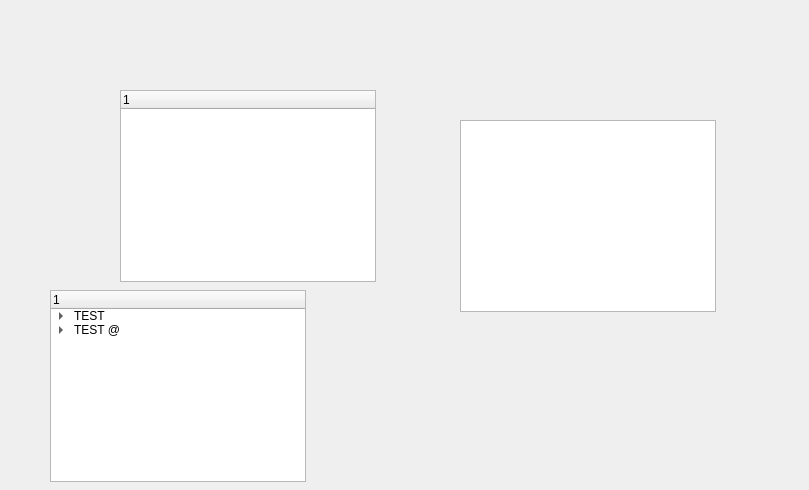
<?xml version="1.0" encoding="UTF-8"?>
<ui version="4.0">
 <class>Form</class>
 <widget class="QWidget" name="Form">
  <property name="geometry">
   <rect>
    <x>0</x>
    <y>0</y>
    <width>809</width>
    <height>490</height>
   </rect>
  </property>
  <property name="windowTitle">
   <string>Form</string>
  </property>
  <widget class="QTreeWidget" name="treeWidget">
   <property name="geometry">
    <rect>
     <x>120</x>
     <y>90</y>
     <width>256</width>
     <height>192</height>
    </rect>
   </property>
   <column>
    <property name="text">
     <string notr="true">1</string>
    </property>
   </column>
  </widget>
  <widget class="QTreeView" name="treeView">
   <property name="geometry">
    <rect>
     <x>460</x>
     <y>120</y>
     <width>256</width>
     <height>192</height>
    </rect>
   </property>
  </widget>
  <widget class="QTreeWidget" name="treeWidget_2">
   <property name="geometry">
    <rect>
     <x>50</x>
     <y>290</y>
     <width>256</width>
     <height>192</height>
    </rect>
   </property>
   <column>
    <property name="text">
     <string>1</string>
    </property>
   </column>
   <item>
    <property name="text">
     <string>TEST</string>
    </property>
    <item>
     <property name="text">
      <string>Test1</string>
     </property>
    </item>
    <item>
     <property name="text">
      <string>Test2</string>
     </property>
    </item>
   </item>
   <item>
    <property name="text">
     <string>TEST @</string>
    </property>
    <item>
     <property name="text">
      <string>TEST 1</string>
     </property>
    </item>
    <item>
     <property name="text">
      <string>TEST @</string>
     </property>
    </item>
   </item>
  </widget>
 </widget>
 <resources/>
 <connections/>
</ui>
